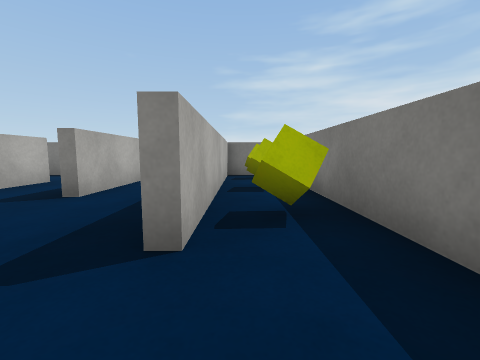
View 1 (above)

24 first-person views from a walk through a 3-D level made in the Unity game engine. The camera is 0.62 m above the floor, tilts 6° down and sees 90° across. The floor is counted in squares, 1 m on a side. Each view is taken from the middle of a square. On the plan, view 1 faces up. The plan holds only what a view shows up to about 9 squares ahead; the rest is blank. The player character is not drawn. Surface patterns are stand-ins for the level's own textures.

View 2
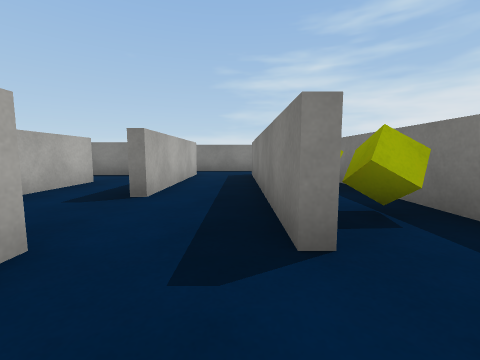

View 3
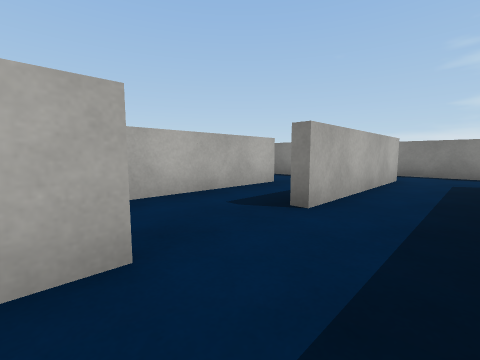

View 4
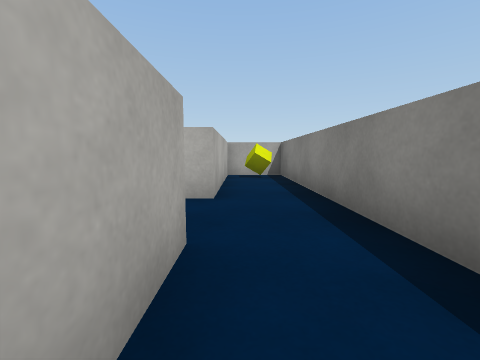

View 5
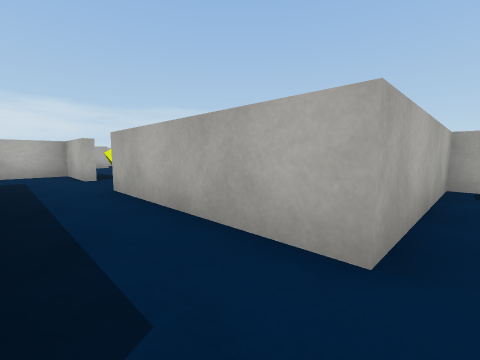

View 6
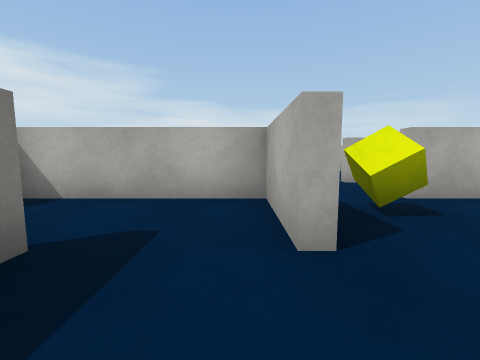

View 7
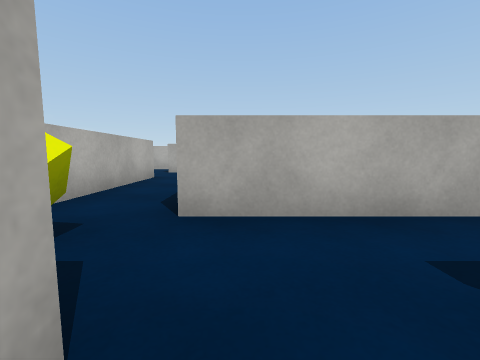

View 8
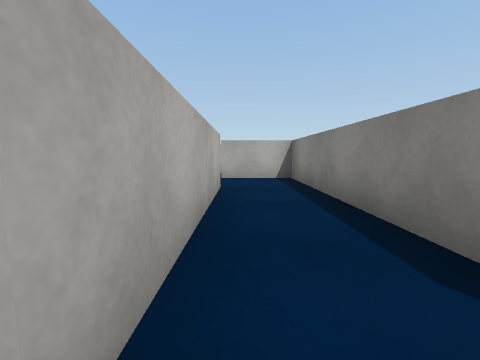

View 9
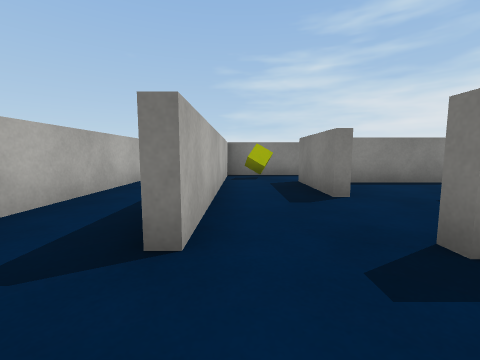

View 10
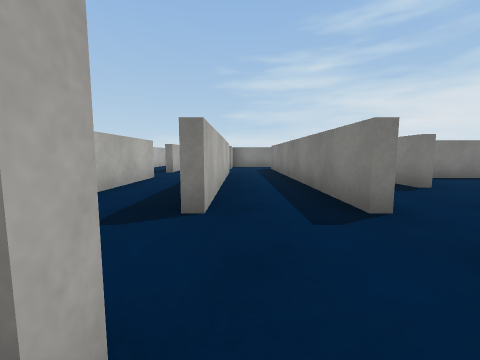

View 11
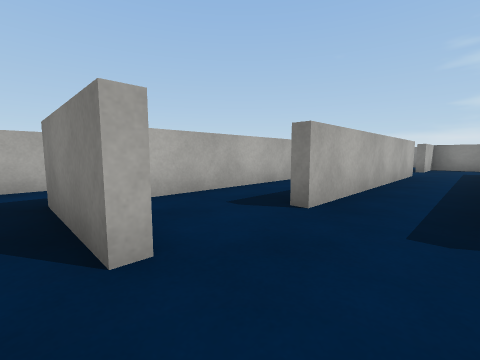

View 12
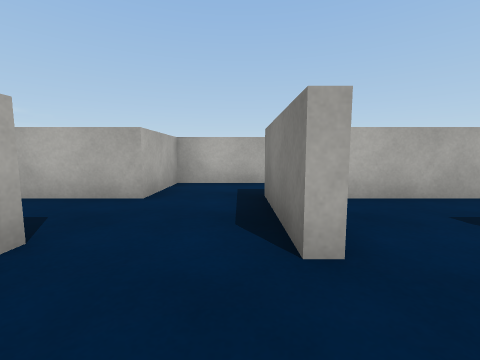

View 13
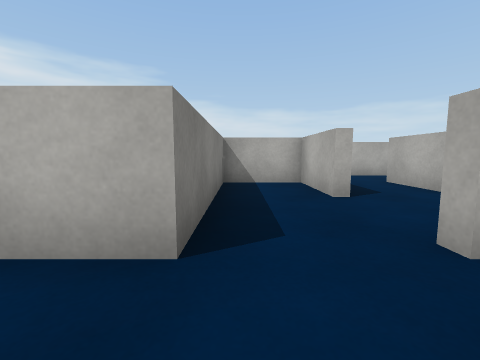

View 14
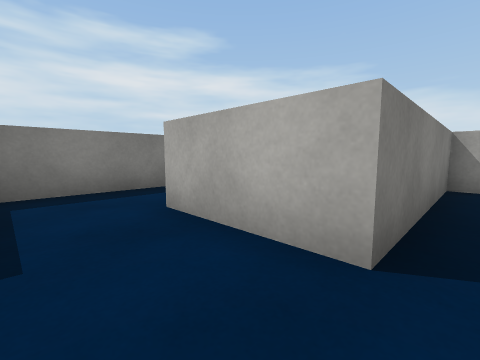

View 15
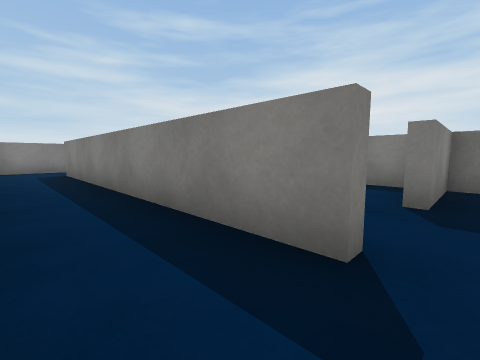

View 16
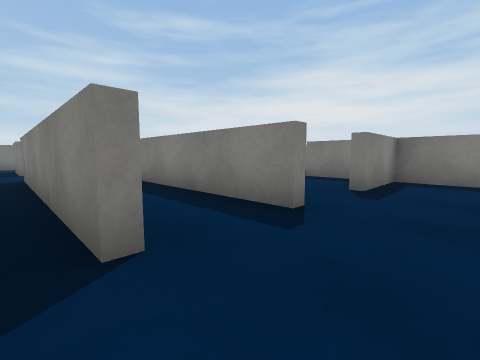

View 17
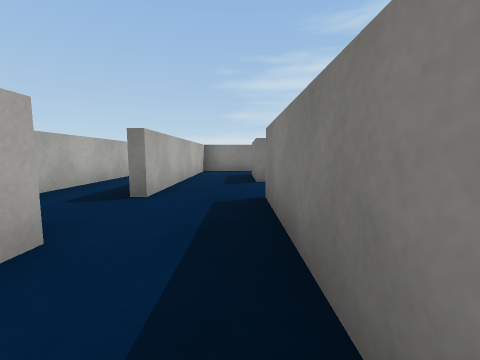

View 18
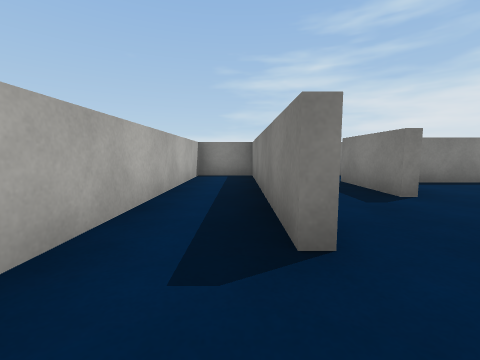

View 19
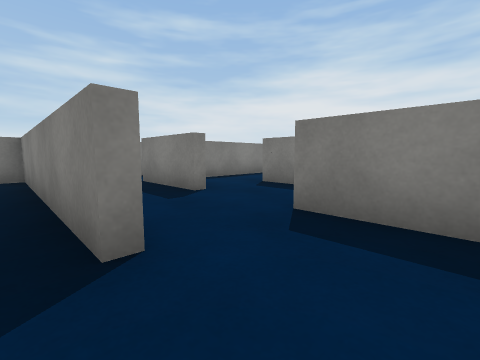

View 20
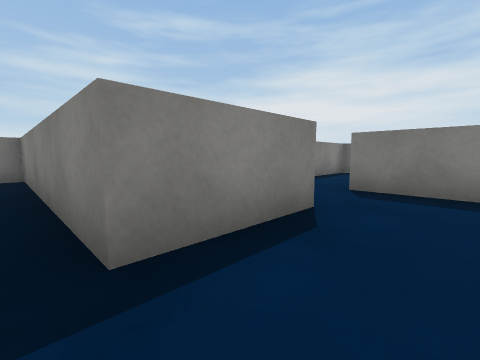

View 21
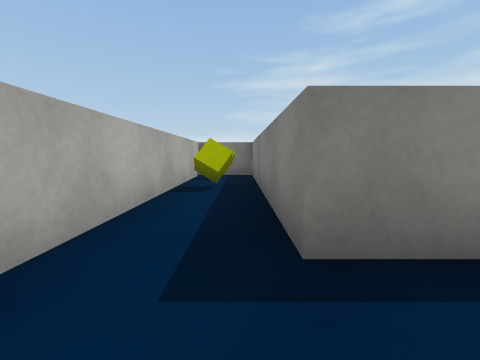

View 22
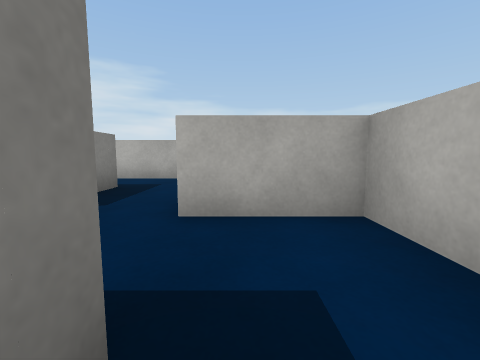

View 23
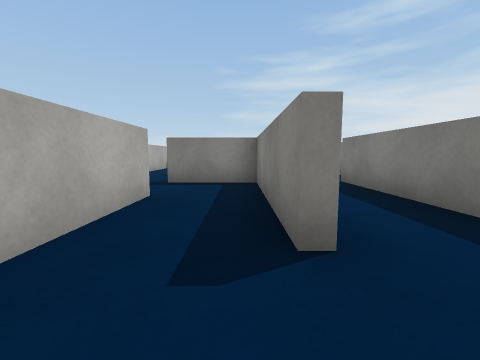

View 24
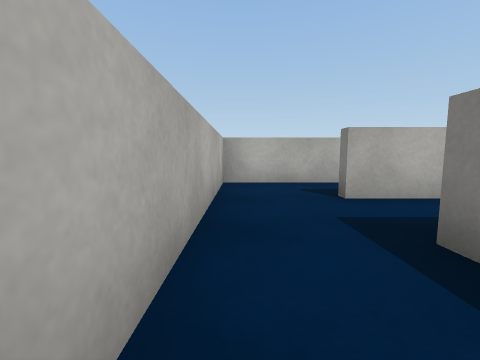

### Floor plan
Ten units are one square. View 1 is at (0, 0); x grows to the right and y downward. Boxes are objects, and circles mark ways between rooms. Rooms are numbered by the first view taken in them; rooms with no view inside come last. Other rooms are left out.
<svg viewBox="-187 -98 207 187">
<path fill="none" stroke="#000" d="M13 -11 13 -55M-4 4 11 4M-4 -74 -4 -15M-1 -93 -64 -93 -64 -76 -24 -76 -24 -35M-6 -15 -6 -76 8 -76M-24 -16 -24 4 -4 4M-44 -56 -44 -14M-52 -14 -104 -14 -104 5M-86 4 -42 4M-144 -35 -144 25M-164 -16 -164 35M-126 26 -126 -56M-146 26 -146 -35M-146 -54 -146 -76M-144 42 -144 46M-126 44 -114 44M-144 -64 -144 -55M-105 -74 -140 -74M-164 -74 -164 -35M-144 65 -144 84 -126 84 -126 44M-144 46 -166 46M-166 -34 -166 -93 -182 -93 -182 -31M-166 46 -166 -14 -182 -14 -182 64 -164 64M-86 65 -86 45M-104 44 -104 84 -74 84M-64 84 -52 84M-106 5 -106 -16M-86 21 -86 4M-124 -14 -124 25M-114 44 -104 44M-84 51 -84 65M-66 58 -66 24M-74 84 -64 84M-86 45 -86 25 -106 25M-101 -35 -124 -35M-124 -31 -124 -14"/>
<rect x="5" y="-25" width="10" height="10" fill="#bbb"><title>cube</title></rect>
<rect x="5" y="-45" width="10" height="10" fill="#bbb"><title>cube</title></rect>
<rect x="5" y="-65" width="10" height="10" fill="#bbb"><title>other object</title></rect>
<rect x="-55" y="-85" width="10" height="10" fill="#bbb"><title>cube</title></rect>
<rect x="-35" y="-5" width="10" height="10" fill="#bbb"><title>cube</title></rect>
<rect x="-175" y="15" width="10" height="10" fill="#bbb"><title>cube</title></rect>
<rect x="-175" y="-5" width="10" height="10" fill="#bbb"><title>other object</title></rect>
<rect x="-115" y="-25" width="10" height="10" fill="#bbb"><title>cube</title></rect>
<circle cx="0" cy="-5" r="3" fill="#2a7"/>
<circle cx="-20" cy="-25" r="3" fill="#2a7"/>
<circle cx="-30" cy="-10" r="3" fill="#2a7"/>
<circle cx="-90" cy="10" r="3" fill="#2a7"/>
<circle cx="-135" cy="50" r="3" fill="#2a7"/>
<circle cx="-160" cy="-25" r="3" fill="#2a7"/>
<circle cx="-120" cy="35" r="3" fill="#2a7"/>
<circle cx="-160" cy="60" r="3" fill="#2a7"/>
<circle cx="-80" cy="75" r="3" fill="#2a7"/>
<circle cx="-90" cy="55" r="3" fill="#2a7"/>
<circle cx="-60" cy="80" r="3" fill="#2a7"/>
<circle cx="-100" cy="40" r="3" fill="#2a7"/>
<circle cx="-110" cy="-5" r="3" fill="#2a7"/>
<text x="10" y="-20">1</text>
<text x="-10" y="-70">2</text>
<text x="-30" y="-30">3</text>
<text x="-60" y="0">4</text>
<text x="-130" y="-10">5</text>
<text x="-140" y="60">6</text>
<text x="-170" y="-60">7</text>
<text x="-170" y="30">8</text>
<text x="-90" y="70">9</text>
<text x="-40" y="80">10</text>
<text x="-100" y="10">11</text>
<text x="-70" y="40">12</text>
<text x="-100" y="40">13</text>
<text x="-110" y="-20">14</text>
</svg>
Room 1 opens to room 2. Room 2 opens to room 3. Room 3 opens to room 4. Room 4 opens to room 11. Room 5 opens to room 6. Room 5 opens to room 7. Room 5 opens to room 11. Room 6 opens to room 8. Room 9 opens to room 12. Room 9 opens to room 13. Room 10 opens to room 12. Room 11 opens to room 13. Room 11 opens to room 14.

Where each view was taken, in squares from view 1:
view 1: 0 up, 0 right, facing up
view 2: 0 up, 1 left, facing up
view 3: 1 up, 1 left, facing up-left
view 4: 8 up, 1 right, facing left
view 5: 8 up, 1 left, facing down-left
view 6: 3 up, 2 left, facing down
view 7: 2 up, 2 left, facing left
view 8: 0 up, 4 left, facing left
view 9: 4 down, 12 left, facing up
view 10: 5 down, 14 left, facing up
view 11: 5 down, 13 left, facing up-left
view 12: 5 down, 13 left, facing left
view 13: 3 down, 13 left, facing down
view 14: 3 down, 13 left, facing down-right
view 15: 3 down, 14 left, facing up-right
view 16: 4 down, 15 left, facing up-right
view 17: 0 up, 15 left, facing up
view 18: 2 up, 17 left, facing up
view 19: 2 up, 17 left, facing up-right
view 20: 6 down, 17 left, facing up-right
view 21: 6 down, 17 left, facing up
view 22: 4 down, 17 left, facing down
view 23: 8 down, 9 left, facing up
view 24: 8 down, 5 left, facing left
